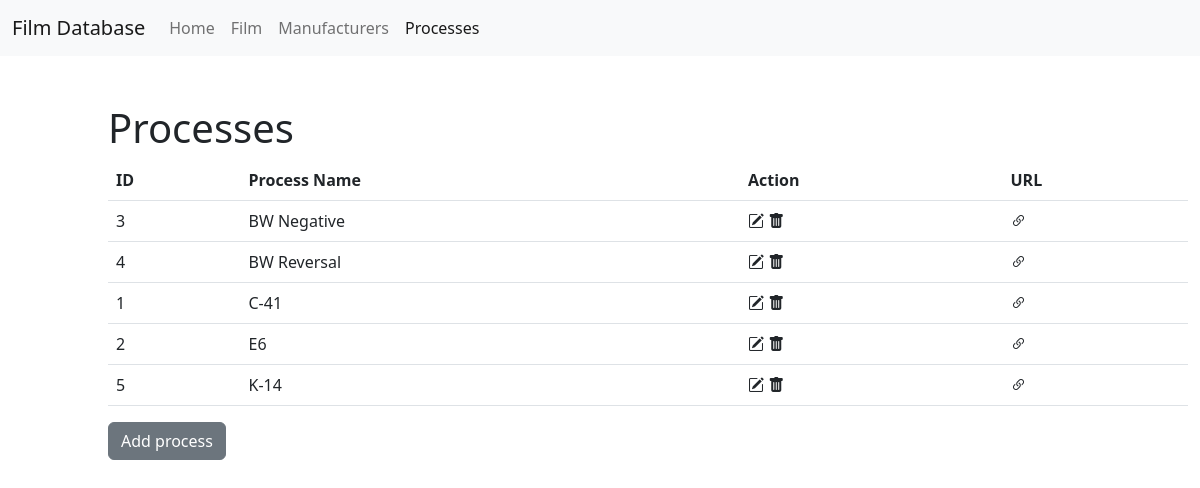
The page /processes on the database its author committed.
### tables this page shows
CREATE TABLE process (
	process_id	INTEGER	PRIMARY KEY	AUTOINCREMENT,
	process_name	TEXT	NOT NULL,
	process_wiki_url	TEXT
);

### app.py (the view, shortened to what this page needs)
@app.route('/processes', methods = ['GET','POST'])
def processes():
    if request.method == 'GET':
        process_id = request.args.get('process_id')
        process_info = process_list_query()
        return render_template('process/process.html', process_info=process_info, title='Processes')

### app.py (called while the page is built)
def process_list_query():
    db_file = 'filmDB.db'
    connection = sqlite3.connect(db_file)
    cursor = connection.cursor()
    cursor.execute("""
    SELECT process_id, process_name, process_wiki_url FROM process
    ORDER BY process_name;
    """)
    manufacturer_info = cursor.fetchall()
    connection.commit()
    connection.close()
    return manufacturer_info

### templates/process/process.html (shortened to what this page needs)
{% extends "base.html" %}
{% block body %}
<section class="m-5" id="manufacturer_table">
  <div class="container m-5 justify-content-center">
    <h1>Processes</h1>
    <table class="table">
      <thead>
        <tr>
          <th scope="col">ID</th>
          <th scope="col">Process Name</th>
          <th scope="col">Action</th>
          <th scope="col">URL</th>
        </tr>
      </thead>
      <tbody>
        {% for process in process_info %}
        <tr>
          <td>{{ process[0] }}</td>
          <td>{{ process[1] }}</td>
          <td><a href="{{ url_for('edit_process', process_id=process[0]) }}" role="button" class="link-dark"><i class="bi-pencil-square"></i></a>
            <a href="{{ url_for('delete_process', process_id=process[0]) }}" role="button" class="link-dark"><i class="bi-trash-fill"></i></a>
          </td>
          <td><a href="{{ process[2] }}" role="button" class="link-dark"><i class="bi-link-45deg"></i></td>
        </tr>
        {% endfor %}
      </tbody>
    </table>
    <a class="btn btn-secondary" href="{{ url_for('add_process') }}" role="button">Add process</a>
  </div>
</section>
{% endblock %}

### rows shown on the page
process: process_id "3", process_name "BW Negative"
process: process_id "4", process_name "BW Reversal"
process: process_id "1", process_name "C-41"
process: process_id "2", process_name "E6"
process: process_id "5", process_name "K-14"
